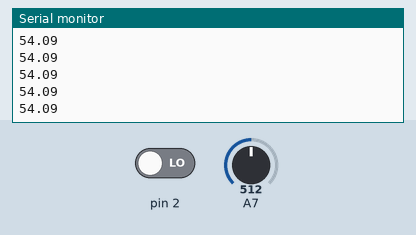
This sketch was run on a simulated Arduino Nano, built with avr-gcc and run on an emulated ATmega328P. On the bench: the last lines printed to the serial monitor. The test bench sets the inputs (shaded band); at power-on: A7 = 512, pin 2 LOW.

Above: at 1.2 s.
1.3 s: A7 set to 716
At 1.33 s:
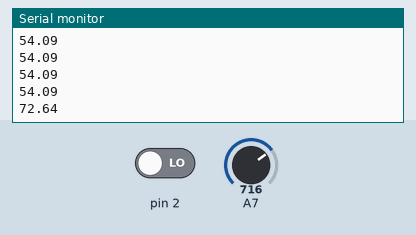
2.8 s: A7 set to 900
At 2.8 s:
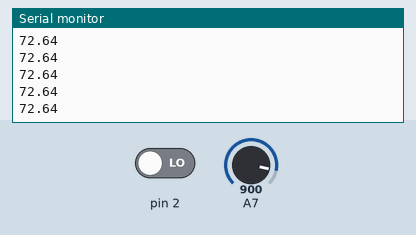
Timing chart, 0 to 5.8 s (numbered marks = the images above; inputs shaded):
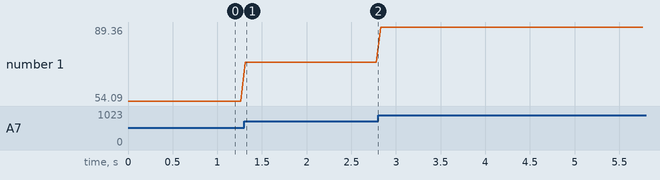

The sketch:

sound_sensor.ino
```cpp
void setup(){
  pinMode(A7, INPUT);
  pinMode(2, INPUT);
  Serial.begin(9600);
}

void loop(){
  int value;
  int d_value;
  float db;
  value = analogRead(A7);
  d_value = digitalRead(2);

  db = (value+83.2073)/11.003;
  Serial.println(db);
  delay(50);
}
```

Measured:
- after the input at 1.3 s, the serial monitor: prints a new line at once (image 1)
- plotted number 1: 54.09 → 72.64 after the input at 1.3 s, 72.64 → 89.36 after the input at 2.8 s
